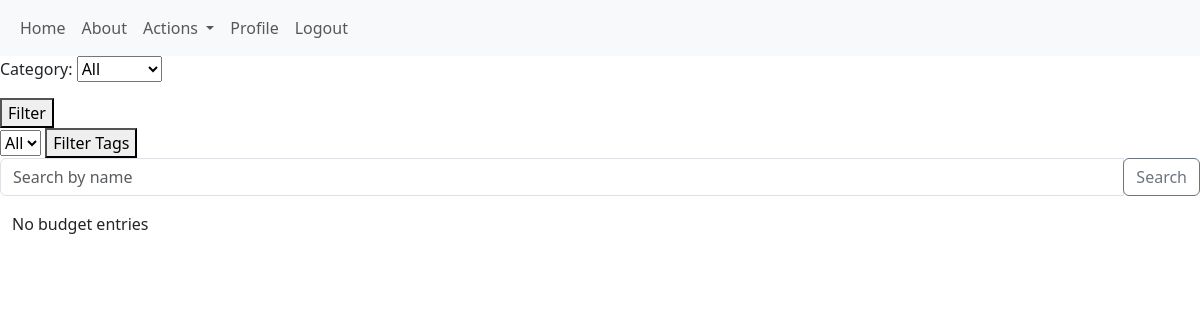
Before: /budget-app/list-budget-items/ (signed in) with the older database file.
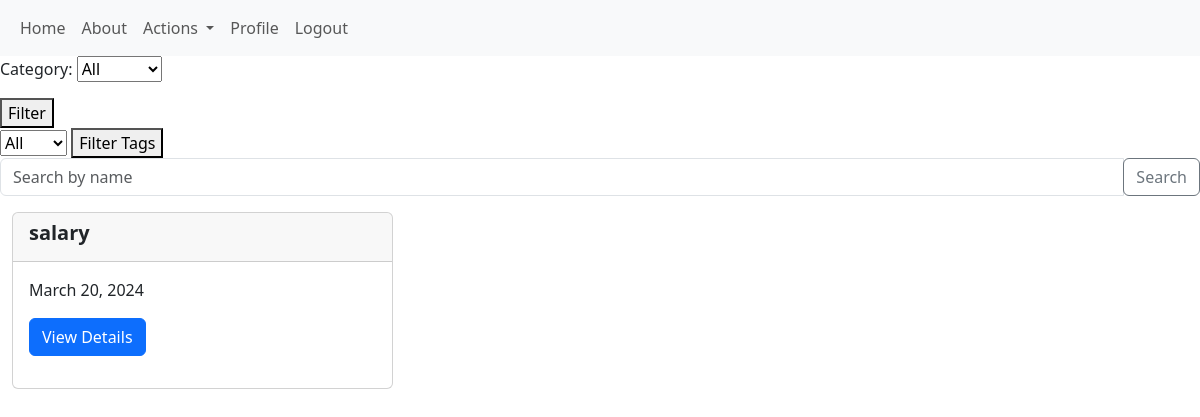
After: the same page with the newer database file.
### familyBudgetApp/budgetApp/models.py (models this page shows, shortened)
class BudgetItem(models.Model):
    BUDGET_ITEM_NAME_MAX_LENGTH = 50
    BUDGET_ITEM_DESCRIPTION_MAX_LENGTH = 150
    class ItemType(models.TextChoices):
        INCOME = 'INCOME'
        EXPENSE = 'EXPENSE'
    name = models.CharField(max_length=BUDGET_ITEM_NAME_MAX_LENGTH)
    item_type = models.CharField(
        max_length=max(len(choice) for choice, _ in ItemType.choices),
        choices=ItemType.choices,
    )
    amount = models.DecimalField(max_digits=10, decimal_places=2)
    description = models.TextField(
        max_length=BUDGET_ITEM_DESCRIPTION_MAX_LENGTH,
        default='',
        blank=True,
    )
    date = models.DateField()
    tags = models.ManyToManyField(
        Tag,
        blank=True,
    )
    user = models.ForeignKey(
        UserModel,
        on_delete=models.DO_NOTHING,
    )
    monthly_budget = models.ForeignKey(
        MonthlyBudget,
        on_delete=models.DO_NOTHING,
        related_name='budget_items',
    )

### familyBudgetApp/budgetApp/views.py (the view)
# urls.py: path('list-budget-items/', views.BudgetItemListView.as_view(), name='list-budget-items'),
class BudgetItemListView(TagFilterMixin, CategoryFilterMixin, SearchMixin, views.ListView):
    model = BudgetItem
    template_name = "budgetApp/list-budget-items.html"
    context_object_name = "budget_items"
    paginate_by = 5
    ordering = ["-date"]
    def get_queryset(self):
        queryset = super().get_queryset()
        return queryset.filter(user=self.request.user)
    def get_context_data(self, **kwargs):
        context = super().get_context_data(**kwargs)
        context['filter_form'] = FilterBudgetItemTypeForm(initial={"category": self.request.GET.get('item_type')})
        context['tags'] = self.get_search_tag_id()
        context['search_term'] = FilterBudgetItemNameForm(initial={"title": self.request.GET.get('name')})
        return context

### familyBudgetApp/budgetApp/forms.py
class FilterBudgetItemTypeForm(forms.Form):
    CHOICES = [
        ('', 'All'),
        ('EXPENSE', 'Expense'),
        ('INCOME', 'Income'),
    ]
    category = forms.ChoiceField(choices=CHOICES, required=False)

class FilterBudgetItemNameForm(forms.Form):
    title = forms.CharField(max_length=100, required=False)

### familyBudgetApp/budgetApp/templatetags/my_tags.py (called while the page is built)
@register.inclusion_tag("templatetags/tags.html")
def tags_available():
    tags = Tag.objects.all()
    return {"tags": tags}

### familyBudgetApp/common/mixins.py (called while the page is built)
    def get_search_term(self):
        search_term = self.request.GET.get("name", None)
        print("Search term:", search_term)  # Add this line for debugging
        return search_term

    def apply_search_filter(self, queryset):
        search_term = self.get_search_term()
        if search_term:
            queryset = queryset.filter(name__icontains=search_term)
        return queryset

    def get_queryset(self):
        queryset = super().get_queryset()
        return self.apply_search_filter(queryset)

    def get_search_category(self):
        category = self.request.GET.get("category", None)
        print("Category:", category)  # Add this line for debugging
        return category

### templates/budgetApp/list-budget-items.html (shortened to what this page needs)
{% extends 'base.html' %}
{% load my_tags %}
{% block main_content %}
	<form method="get">
		{{ filter_form.as_p }}
		<button type="submit">Filter</button>
	</form>
	<form method="GET">
		{% tags_available %}
		<button type="submit">Filter Tags</button>
	</form>
	<form method="GET" action="{% url 'list-budget-items' %}">
		<div class="input-group mb-3">
			<input type="text" name="name" class="form-control" placeholder="Search by name">
			<div class="input-group-append">
				<button class="btn btn-outline-secondary" type="submit">Search</button>
			</div>
		</div>
	</form>
	<div class="container-fluid">
		<div class="row row-cols-1 row-cols-md-2 row-cols-lg-3 g-3">
			{% for item in budget_items %}
				{% include 'partials/item-card.html' with item=item url_name='view-budget-item-details' %}
			{% empty %}
				<p>No budget entries</p>
			{% endfor %}
		</div>
	</div>
{% endblock %}

### templates/partials/item-card.html
<div class="col">
    <div class="card h-100 mb-3">
        <div class="card-header">
            <h5 class="card-title fw-bold">{{ item.name }}</h5>
        </div>
        <div class="card-body">
            <p class="card-text">{{ item.date }}</p>
            <a href="{% url url_name item.pk %}" class="btn btn-primary">View Details</a>
        </div>
    </div>
</div>

Changed rows visible on the page:
added BudgetItem: name "salary", date "March 20, 2024"
Other visible differences:
text no longer shown: "No budget entries"
